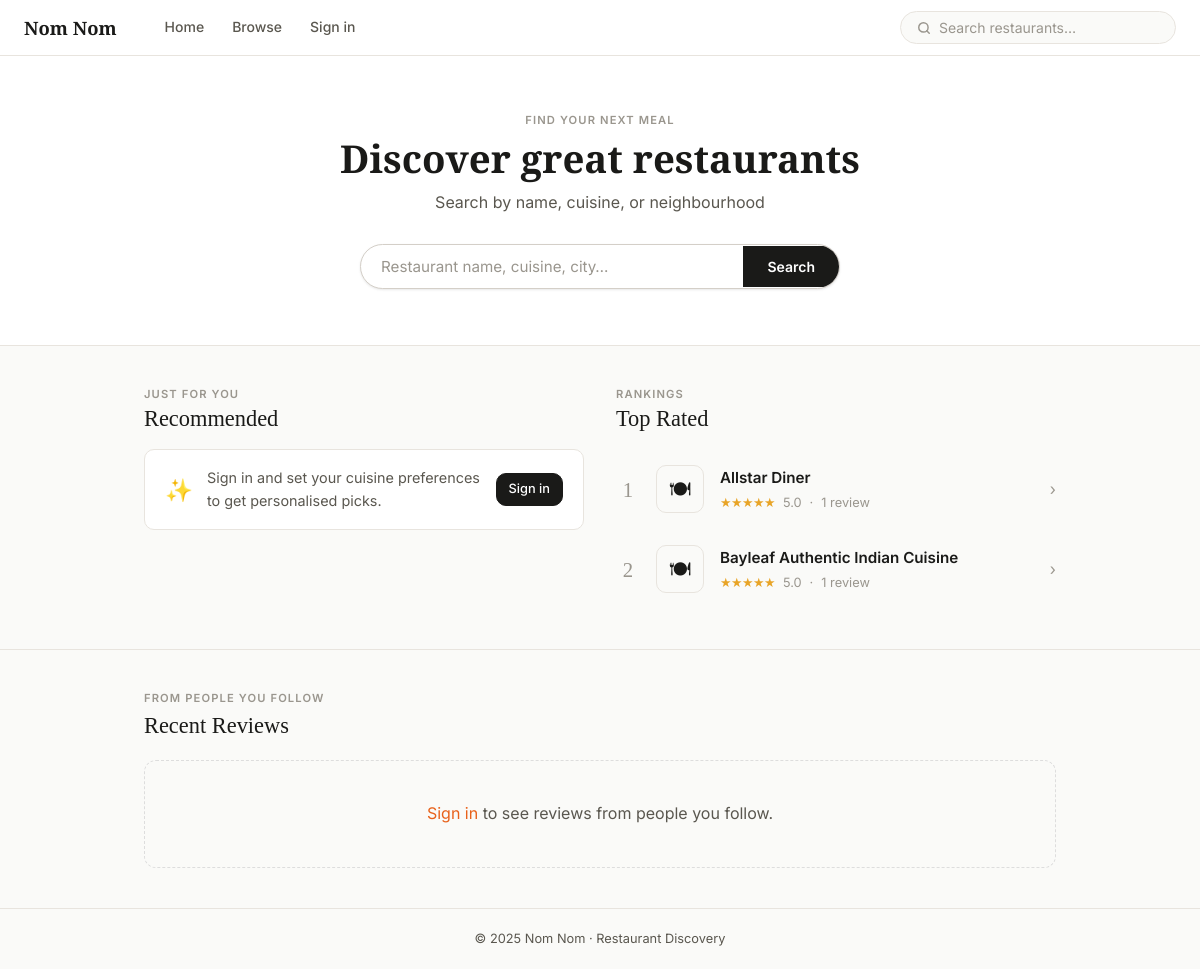
Before: / with the older database file.
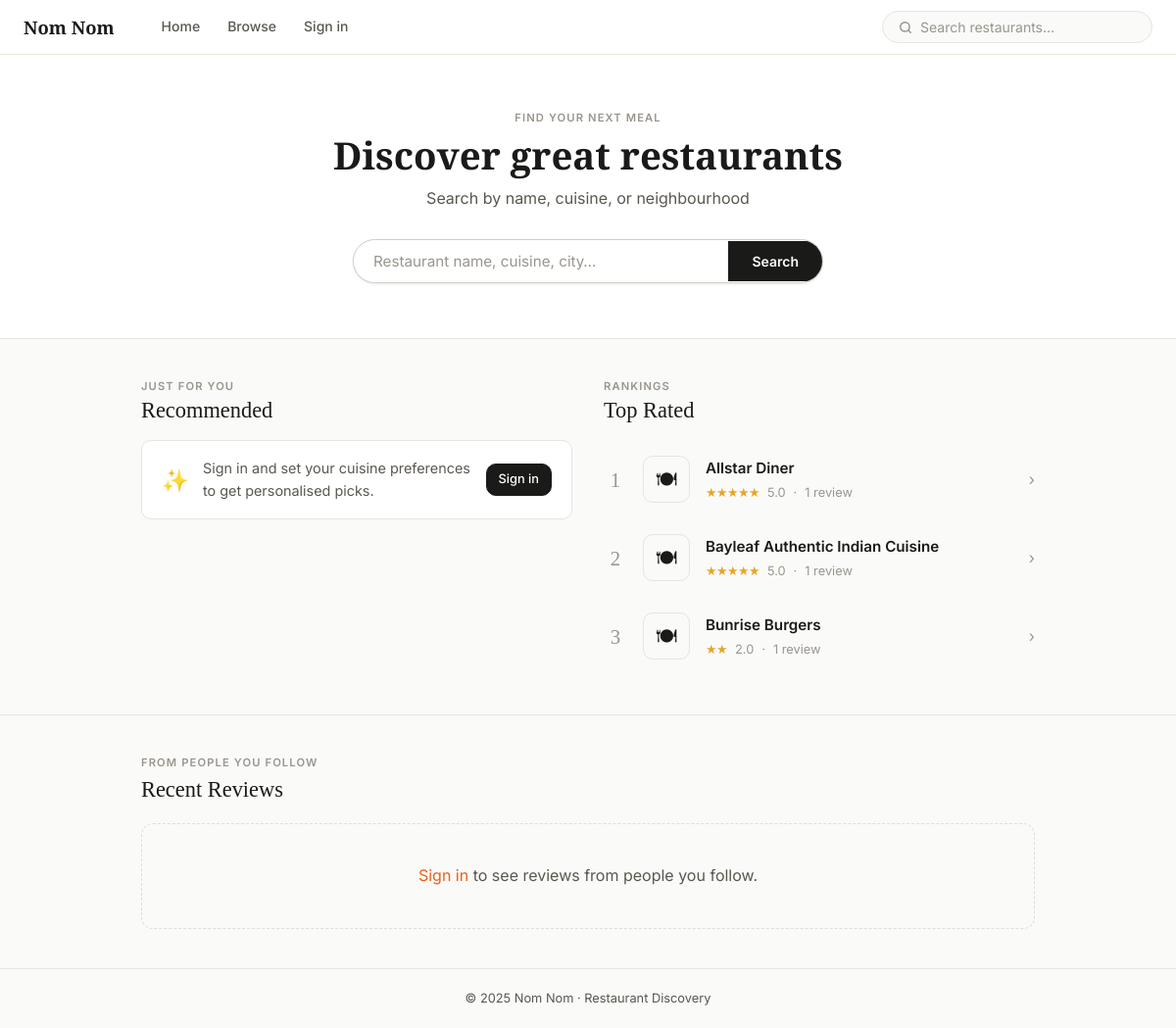
After: the same page with the newer database file.
### tables this page shows
CREATE TABLE restaurants (
    restaurant_id INTEGER PRIMARY KEY AUTOINCREMENT,
    name TEXT NOT NULL,
    category_id INTEGER,
    price_range TEXT,
    full_address TEXT,
    city TEXT,
    state TEXT,
    latitude REAL,
    longitude REAL,
    avg_rating REAL DEFAULT 0.00,
    total_reviews INTEGER DEFAULT 0,
    FOREIGN KEY (category_id) REFERENCES categories(category_id)
);

### web/app.py (the view, shortened to what this page needs)
@app.route("/")
def home():
    top_restaurants  = db.get_top_rated_restaurants(limit=5, min_reviews=1)
    categories       = db.get_category_summary()
    personalised     = []
    user_prefs       = {}
    following_feed   = []
    return render_template(
        "home.html",
        top_restaurants=top_restaurants,
        categories=categories,
        personalised=personalised,
        user_prefs=user_prefs,
        following_feed=following_feed,
    )

### sqlQueries.py (called while the page is built)
def get_connection() -> sqlite3.Connection:
    conn = sqlite3.connect(DB_PATH)
    conn.row_factory = sqlite3.Row
    conn.execute("PRAGMA journal_mode = WAL")
    conn.execute("PRAGMA foreign_keys = ON")
    return conn

def get_top_rated_restaurants(limit: int = 5, min_reviews: int = 1) -> list[dict]:
    with get_connection() as conn:
        rows = conn.execute("""
            SELECT r.restaurant_id, r.name, r.avg_rating, r.total_reviews,
                   c.name AS category
            FROM restaurants r
            LEFT JOIN categories c ON c.category_id = r.category_id
            WHERE r.total_reviews >= ?
            ORDER BY r.avg_rating DESC, r.total_reviews DESC
            LIMIT ?
        """, (min_reviews, limit)).fetchall()
    return [dict(r) for r in rows]

### web/app.py (called while the page is built)
def current_user():
    return session.get("user")

@app.context_processor
def inject_user():
    return {"user": current_user()}

### web/templates/home.html (shortened to what the changed rows need)
{% extends "base.html" %}
{% block content %}
<section class="hero">
  <h1 class="hero__title">Discover great restaurants</h1>
</section>
<section class="section">
  <div class="container">
    <div class="home-columns">
      <div>
        {% if user and personalised %}
          <div class="col-header-row">
            <div class="col-header">
              <p class="eyebrow">Just for you</p>
              <h2>Recommended</h2>
            </div>
            <a href="{{ url_for('profile') }}#preferences" class="chip chip--outline">Edit preferences</a>
          </div>
          <ul class="restaurant-list">
            {% for r in personalised %}
              <li>
                <a href="{{ url_for('restaurant', rid=r.restaurant_id) }}" class="restaurant-card">
                  <div class="restaurant-card__icon">🍽</div>
                  <div class="restaurant-card__body">
                    <div class="restaurant-card__name">{{ r.name }}</div>
                    <div class="restaurant-card__meta">
                      <span class="restaurant-card__stars">
                        {% for i in range(r.avg_rating | round | int) %}★{% endfor %}
                      </span>
                      <span>{{ "%.1f"|format(r.avg_rating) if r.avg_rating else '—' }}</span>
                      <span>·</span>
                      <span>{{ r.category }}</span>
                    </div>
                  </div>
                  <span class="restaurant-card__arrow">›</span>
                </a>
              </li>
            {% endfor %}
          </ul>
        {% else %}
          <div class="col-header">
            <h2>Recommended</h2>
          </div>
        {% endif %}
      </div>
      <div>
        <div class="col-header">
          <h2>Top Rated</h2>
        </div>
        {% if top_restaurants %}
          <ul class="restaurant-list">
            {% for r in top_restaurants %}
              <li>
                <a href="{{ url_for('restaurant', rid=r.restaurant_id) }}" class="restaurant-card">
                  <span class="restaurant-card__rank">{{ loop.index }}</span>
                  <div class="restaurant-card__icon">🍽</div>
                  <div class="restaurant-card__body">
                    <div class="restaurant-card__name">{{ r.name }}</div>
                    <div class="restaurant-card__meta">
                      <span class="restaurant-card__stars">
                        {% for i in range(r.avg_rating | round | int) %}★{% endfor %}
                      </span>
                      <span>{{ "%.1f"|format(r.avg_rating) }}</span>
                      <span>·</span>
                      <span>{{ r.total_reviews }} review{% if r.total_reviews != 1 %}s{% endif %}</span>
                    </div>
                  </div>
                  <span class="restaurant-card__arrow">›</span>
                </a>
              </li>
            {% endfor %}
          </ul>
        {% else %}
          <div class="empty-state">No restaurants found.</div>
        {% endif %}
      </div>
    </div>
  </div>
</section>
<section class="section">
  <div class="container">
    <div class="section-header">
      <div>
        <h2>Recent Reviews</h2>
      </div>
    </div>
  </div>
</section>
{% endblock %}

Changed rows visible on the page:
now on this page (row edited): restaurants: name "Bunrise Burgers", avg_rating "2.0", total_reviews "1"
